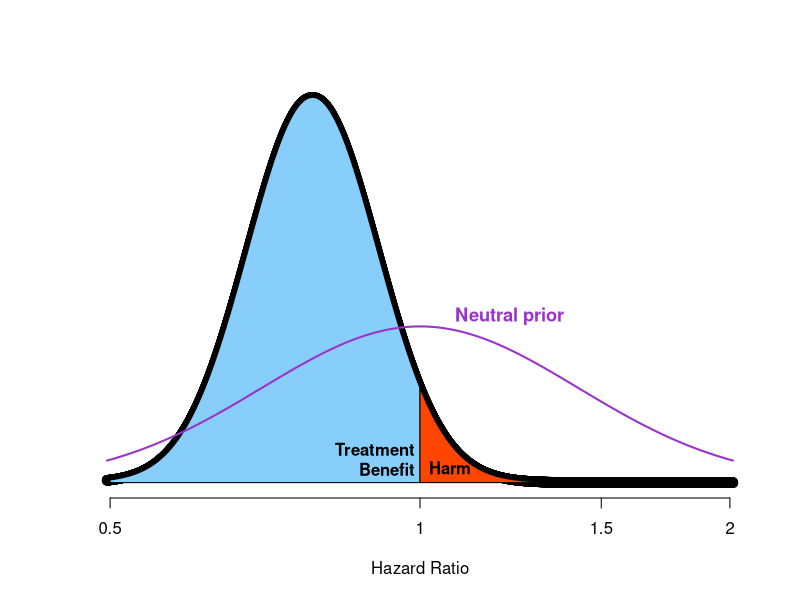
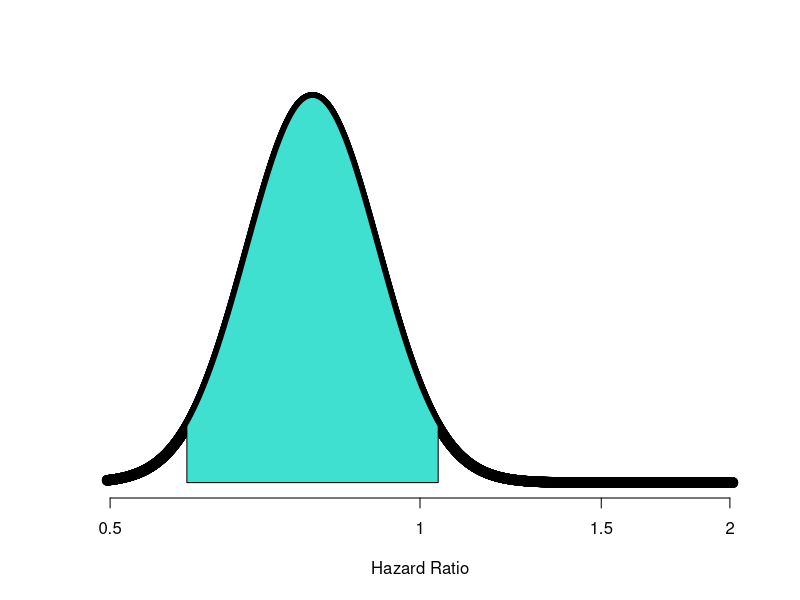
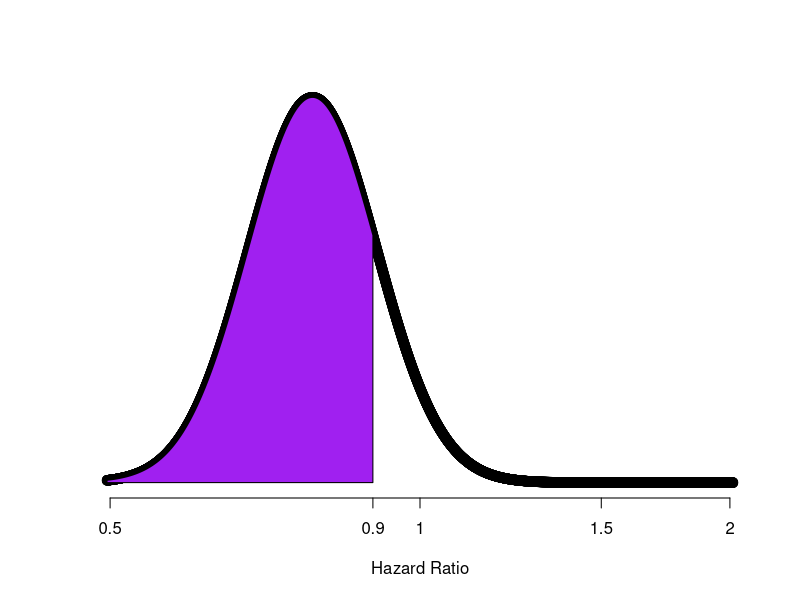

These figures' R source, in order:
#code to create normal curves
colorArea <- function(from, to, density, ..., col="blue", dens=NULL){
  y_seq <- seq(from, to, length.out=500)
  d <- c(0, density(y_seq, ...), 0)
  polygon(c(from, y_seq, to), d, col=col, density=dens)
}

# PLOTTING POSTERIOR & PRIOR  ------------------
#-----------------------------
###NEUTRAL PRIOR w/ 95% CrI: 0.5-2.0
#-----------------------------
r1<-0.75
r2<-1.02
obsmu<-log(r1)
obssd<-(log(r2)-log(r1))/1.96

exp(obsmu+1.96*obssd)
exp(obsmu-1.96*obssd)

priormu1<-log(1)
priorsd1<-log(2)/(1.96)
#priorsd1<-0.57

postvar1<-1/(1/priorsd1^2+1/obssd^2)
postmu1<-(priormu1/(priorsd1^2)+obsmu/(obssd^2))*postvar1

exp(qnorm(c(0.5,.025,.975),mean=postmu1, sd=sqrt(postvar1)))

pnorm(0,mean=postmu1,sd=sqrt(postvar1),lower=t)
pnorm(log(.95),mean=postmu1,sd=sqrt(postvar1))

pdf(file="PosteriorEx.pdf",height=6,width=8)

#no box around graph
# x<-seq(-.7,.7,length=4000)
# y<-exp(dnorm(x,mean=postmu1, sd=sqrt(postvar1)))
# y2<-exp(dnorm(x,mean=priormu1, sd=priorsd1))
# 
# png("G:/My Drive/AdvStudyDesign/2022/plot1.png",height = 400,width = 500)
# plot(exp(x),y,ylab=" ",yaxt='n',
#      xlab="Hazard Ratio",bty="n",lwd=2,cex=1.2,type="n" )
# lines(exp(x),y2,lty=3,lwd=3)
# dev.off()
# 
# png("G:/My Drive/ClinicalTrialsMedSchool/2021/plot2.png",height = 400,width = 500)
# plot(exp(x),y,ylab=" ",yaxt='n',
#      xlab="Hazard Ratio",bty="n",lwd=2,cex=1.2 )
# lines(exp(x),y2,lty=3,lwd=3)
# dev.off()
# 
#abline(v=0)

#if you want shaded area
x<-seq(-.7,.7,length=4000)
y<-(dnorm(x,mean=postmu1, sd=sqrt(postvar1)))
y2<-(dnorm(x,mean=priormu1, sd=priorsd1))

png("G:/My Drive/AdvStudyDesign/2022/plot3.png",height = 600,width = 750)

plot((x),y,ylab=" ",yaxt='n',xaxt='n',
     xlab="Hazard Ratio",bty="n",lwd=1.5,cex=1.2 )
# lines((x),y2,lty=3,lwd=3)
axis(1, at=log(c(.5,1,1.5,2)),labels=c(.5,1,1.5,2))

colorArea(from=log(.5), to=0, (dnorm), mean=postmu1, sd=sqrt(postvar1), col="lightskyblue")
# dev.off()

#rest of curve shaded different color
colorArea(from=0, to=.5, dnorm, mean=postmu1, sd=sqrt(postvar1), col="orangered")
text(0,.05,"Treatment \nBenefit ",cex=1,adj = c(1,0),font=2)
text(0.02,.06,"Harm ",cex=1,adj = c(0,0),font=2)

curve(dnorm(x,mean=priormu1, sd=priorsd1),-.7,.7,ylab=" ",yaxt='n',
      xlab="",bty="n",add=T,col="darkorchid3",lwd=2)
text(0.2,1.2,"Neutral prior",cex=1.1,font=2,col="darkorchid3")

dev.off()

png("G:/My Drive/AdvStudyDesign/2022/plot4.png",height = 550,width = 750)

plot((x),y,ylab=" ",yaxt='n',xaxt='n',
     xlab="Hazard Ratio",bty="n",lwd=1.5,cex=1.2 )
# lines((x),y2,lty=3,lwd=3)
axis(1, at=log(c(.5,1,1.5,2)),labels=c(.5,1,1.5,2))

qs<-qnorm(c(.025,.975),mean=postmu1, sd=sqrt(postvar1))
colorArea(from=qs[1], to=qs[2], (dnorm), mean=postmu1, sd=sqrt(postvar1), col="turquoise")
# dev.off()
dev.off()

png("G:/My Drive/AdvStudyDesign/2022/plot5.png",height = 500,width = 700)

plot((x),y,ylab=" ",yaxt='n',xaxt='n',
     xlab="Hazard Ratio",bty="n",lwd=1.5,cex=1.2 )
# lines((x),y2,lty=3,lwd=3)
axis(1, at=log(c(.5,.9,1,1.5,2)),labels=c(.5,.9,1,1.5,2))

colorArea(from=-.7, to=log(.9), (dnorm), mean=postmu1, sd=sqrt(postvar1), col="purple")
# dev.off()
dev.off()